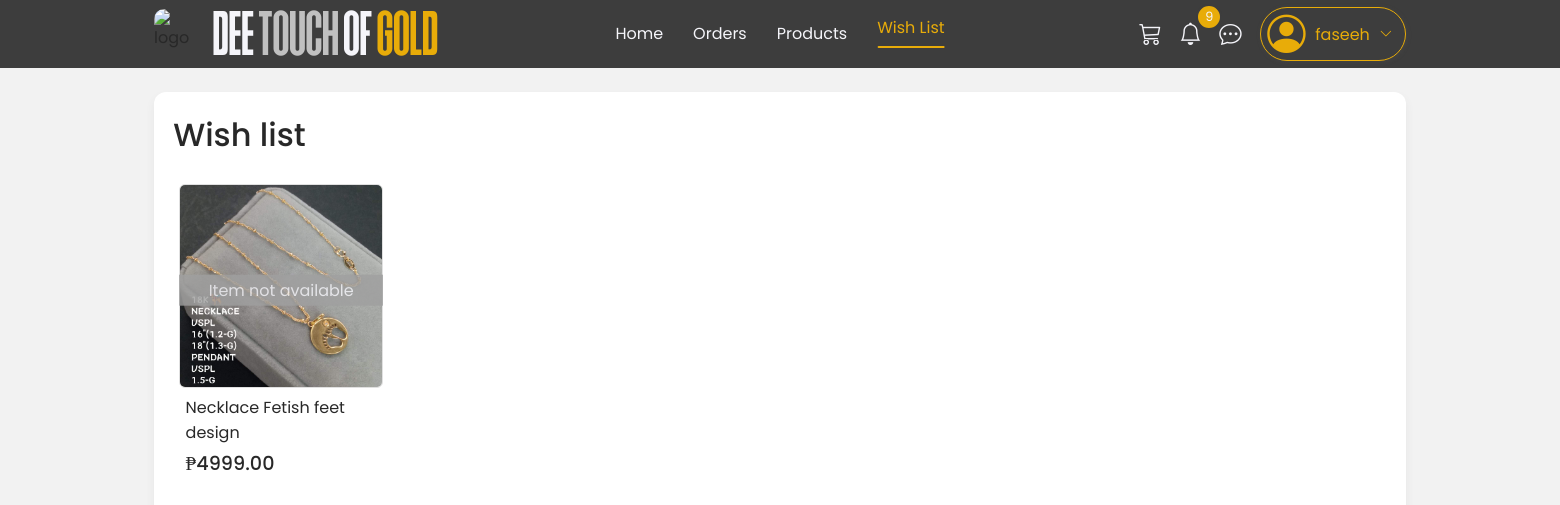
/shop/wishlist/ (signed in), run on the app's committed database.
### shop/models.py (models this page shows, shortened)
class User(AbstractUser):
    USER_TYPE_CHOICES = (
        ('customer', 'Customer'),
        ('seller', 'Seller'),
    )
    middle_name = models.CharField(max_length=30, blank=True, null=True)
    user_type = models.CharField(max_length=10, choices=USER_TYPE_CHOICES, default='customer')
    phone_number = models.CharField(max_length=15, blank=True, null=True)
    address = models.TextField(blank=True, null=True)
    profile_picture = models.ImageField(upload_to='profiles/', blank=True, null=True)
    created_at = models.DateTimeField(auto_now_add=True)
    updated_at = models.DateTimeField(auto_now=True)

class Product(models.Model):
    MATERIAL_CHOICES = [
        ('gold and silver', 'Gold & Silver'),
        ('gold', 'Gold'),
        ('silver', 'Silver'),
        ('rose gold', 'Rose Gold'),
        ('white gold', 'White Gold'),
    ]
    TYPE_CHOICES = [
        ('necklace', 'Necklace'),
        ('bangle', 'Bangle'),
        ('earring', 'Earring'),
    ]
    shop = models.ForeignKey(Shop, on_delete=models.CASCADE, related_name='products')
    name = models.CharField(max_length=200)
    description = models.TextField()
    price = models.DecimalField(max_digits=10, decimal_places=2, validators=[MinValueValidator(0.01)])
    discount_price = models.DecimalField(max_digits=10, decimal_places=2, null=True, blank=True)
    stock = models.PositiveIntegerField(default=1)
    material = models.CharField(max_length=20, choices=MATERIAL_CHOICES, default='gold and silver')
    type = models.CharField(max_length=20, choices=TYPE_CHOICES, default='necklace')
    image = models.ImageField(upload_to='products/', blank=True, null=True)
    is_available = models.BooleanField(default=True)
    created_at = models.DateTimeField(auto_now_add=True)
    updated_at = models.DateTimeField(auto_now=True)
    def is_in_cart(self, user):
        if user.is_authenticated:
            return self.cartitem_set.filter(cart__customer=user).exists()
        return False

### shop/views.py (the view)
# urls.py: path('wishlist/', views.wishlist_view, name='wishlist'),
@login_required
def wishlist_view(request):
    if request.user.user_type != 'customer':
        return render(request, 'shop/wishlist.html', {'error': 'Only customers can access the wishlist'})
    wishlist, _ = Wishlist.objects.get_or_create(customer=request.user)
    wishlist_products = list(wishlist.products.all().order_by('-is_available', '-created_at').select_related('shop'))
    try:
        cart = Cart.objects.get(customer=request.user)
        cart_product_ids = set(cart.items.values_list('product_id', flat=True))
    except Cart.DoesNotExist:
        cart_product_ids = set()
    for product in wishlist_products:
        product.is_in_cart = product.id in cart_product_ids
    return render(request, 'shop/wishlist.html', {
        'wishlist_products_content': wishlist_products,
    })

### templates/shop/wishlist.html (shortened to what this page needs)
{% extends '../includes/base.html' %}
{% load static %}
{% block content %}
{% include "../includes/navbar.html" %}
<section class="wish-list-page ">
  <div class="page-wrapper">
    <div class="page-container">
      <div class="sub-navbar">
        <div class="title">
          <p>Wish list</p>
        </div>
      </div>
      <div class="items-section {% if not wishlist_products_content %}empty-listing{% endif %}">
        {% for product in wishlist_products_content %}
        <div class="item"
              data-id="{{ product.id }}"
              data-name="{{ product.name|escapejs }}"
              data-price="{{ product.price }}"
              data-description="{{ product.description|escapejs }}"
              data-image="{{ product.image.url|default:'/static/images/placeholder.jpg'|escapejs }}"
              data-seller-name="{{ product.shop.name }}"
              data-seller-rating="{{ product.shop.seller.rating|default:0 }}"
              data-seller-products="{{ product.shop.products.count }}"
              data-seller-followers="{{ product.shop.followers.count }}"
              data-products-sold="{{ product.shop.products_sold|default:0 }}"
              data-shop-id="{{ product.shop.id }}"
              data-rating="{{ product.rating|default:'4.6' }}"
              data-category-id="{{ product.category.id|default:0 }}"
              data-material="{{ product.material }}"
              data-type="{{ product.type }}"
              data-is-in-cart="{{ product.is_in_cart }}"
              data-is-available="{{ product.is_available }}">
              <div style="position:relative;">
                {% if not product.is_available %}<span class="item-not-available">Item not available</span>{% endif %}
              </div>
            <div class="descriptions">
                <p class="name text-clamp">{{ product.name }}</p>
                <div class="wrap">
                    <p class="price">₱{{ product.price }}</p>
                </div>
            </div>
        </div>
        {% empty %}
        <div class="empty-content">
          <p>You do not have Wish list items yet.</p>
        </div>
        {% endfor %}
      </div>
    </div>
  </div>
</section>
{% endblock %}

### templates/includes/navbar.html (shortened to what this page needs)
{% load static %}
<div class="nav-cont">
  <nav>
    <div class="logo">
      <img src="{% static 'images/icons/logo.png' %}" alt="logo">
      <p>DEE <span>TOUCH</span> OF <span>GOLD</span></p>
    </div>
    <ul class="nav-links">
      <li class="{% if request.resolver_match.url_name == 'home' %}active{% endif %}"><a
          href="{% url 'shop:home' %}">Home</a>
      </li>
      <li class="{% if request.resolver_match.url_name == 'orders' %}active{% endif %}"><a href="{% url 'shop:orders'%}">Orders</a></li>
      <li class="{% if request.resolver_match.url_name == 'products' %}active{% endif %}"><a href="{% url 'shop:products' %}">Products</a></li>
      <li class="{% if request.resolver_match.url_name == 'wishlist' %}active{% endif %}"><a href="{% url 'shop:wishlist' %}">Wish List</a></li>
    </ul>
    {% if user.is_authenticated %}
    <div class="nav-profile-cont">
      {% if not user.is_superuser %}
      <div class="buttons-wrapper">
        <button class="ghost-btn" data-modal="nav-cart">
          <i class="bi bi-cart3"></i>
          </button>
        <button class="ghost-btn" data-modal="nav-notif">
          <i class="bi bi-bell">
            {% if unread_notif_count > 0 %}
              <span class="counter">{{ unread_notif_count }}</span>
            {% endif %}
          </i>
        </button>
        <a href="{% url 'shop:chat' %}" class="ghost-btn">
          <i class="bi bi-chat-dots">
          </i>
        </a>
      </div>
      {% endif %}
      <div class="profile-wrapper border-btn-primary2" data-modal="nav-profile">
        <i class="bi bi-person-circle"></i>
        <p>{{user.username}}</p>
        <i class="bi bi-chevron-down"></i>
      </div>
    </div>
    {% else %}
    <button class="border-btn-primary" data-modal="nav-login-btn">Login</button>
    {% endif %}
  </nav>
</div>

### data on the page
User: username "faseeh"
Product: is_available "Item not available", name "Necklace Fetish feet design", price "4999.00"

### other printed values
{{ unread_notif_count }} "9"
